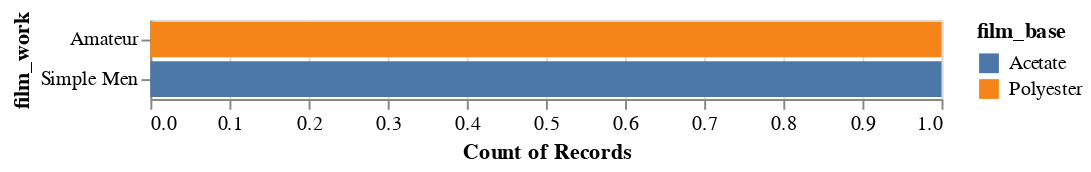

Notebook code cell kept with this figure:
### Markdown cell above
Now that we have a retrieved the requried data into a table, we can use a Python library to draw the chart

### Code cell
altair.Chart(dataframe).mark_bar().encode(
    y='film_work',
    x='count(film_base)',
    color='film_base'
)

### Figure 1 — Vega-Lite specification as saved in the notebook (floating-point values rounded to 4 significant figures)
{"config": {"view": {"continuousWidth": 400, "continuousHeight": 300}}, "data": {"name": "data-d3b252a056c8185ddc04c7964f844d7e"}, "mark": "bar", "encoding": {"color": {"field": "film_base", "type": "nominal"}, "x": {"aggregate": "count", "field": "film_base", "type": "nominal"}, "y": {"field": "film_work", "type": "nominal"}}, "$schema": "https://vega.github.io/schema/vega-lite/v4.17.0.json", "datasets": {"data-d3b252a056c8185ddc04c7964f844d7e": [{"film_work": "Simple Men", "film_base": "Acetate"}, {"film_work": "Amateur", "film_base": "Polyester"}]}}
